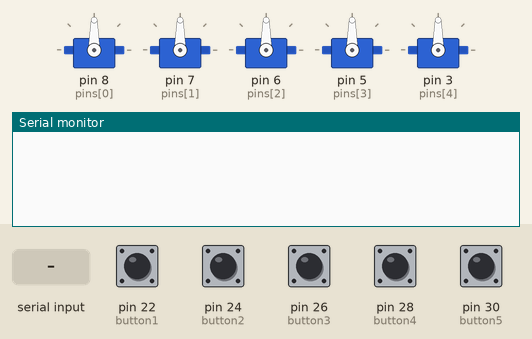
Simulated run of this sketch. Board: Arduino Mega 2560, built with avr-gcc and run on an emulated ATmega2560. Parts: 5 × servo, the last lines printed to the serial monitor. Inputs (shaded band) come from the test bench; at power-on: pin 22 (button1), pin 24 (button2), pin 26 (button3), pin 28 (button4), pin 30 (button5) HIGH.

Above: at 1.2 s.
1.3 s: "90;45\n" received over the second serial link
At 2.6 s:
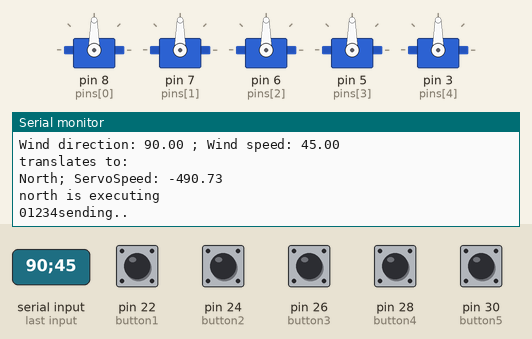
2.9 s: "1;90\n" received over the second serial link
At 3.5 s:
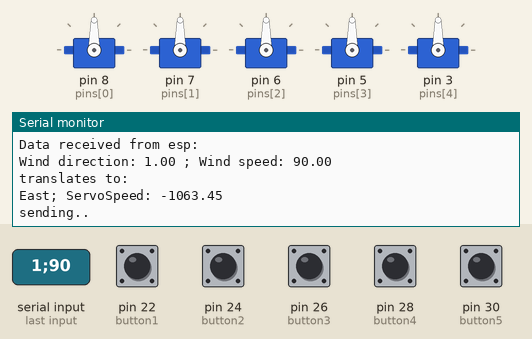
Timing chart, 0 to 5.9 s (numbered marks = the images above; inputs shaded):
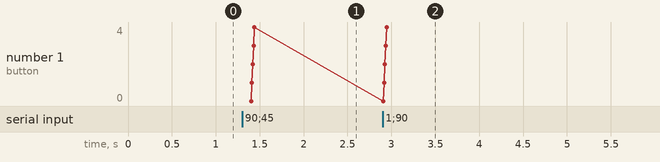

The sketch:

megatoesp_display.ino
```cpp
//final iteration
// mega receives info from esp_display which receives info from esp_sensors
// mega sends manipulated light data to esp_display
#include <SoftwareSerial.h>
#include <Servo.h>

SoftwareSerial mySerial(10, 11);  // RX, TX, on uno its 2, 3
String inString = "";             // string to hold input

float SendDirection = 0;
//buttons
#define button1 22
#define button2 24
#define button3 26
#define button4 28
#define button5 30
float buttons[5];

//servos, up to 12
Servo myservo1;  // create servo object to control a servo
Servo myservo2;
Servo myservo3;
Servo myservo4;
Servo myservo5;
Servo servos[] = { myservo1, myservo2, myservo3, myservo4, myservo5 };

void setup() {
  // put your setup code here, to run once:
  Serial.begin(19200);      // own
  mySerial.begin(9600);     // with esp
  mySerial.setTimeout(10);  // to make string reading faster
  //servos
  int pins[] = { 8, 7, 6, 5, 3 };
  for (int i = 0; i < 5; i++) {
    servos[i].attach(pins[i]);
  }
  //button initialize
  pinMode(button1, INPUT_PULLUP);
  pinMode(button2, INPUT_PULLUP);
  pinMode(button3, INPUT_PULLUP);
  pinMode(button4, INPUT_PULLUP);
  pinMode(button5, INPUT_PULLUP);
}

void loop() {
  //MESSAGES TO ESP
  //MESSAGES FROM ESP, turn into own function later
  if (mySerial.available()) {
    //sensor values from ESP
    inString = mySerial.readStringUntil('\n');

    int SeperatorIndex = inString.indexOf(';');
    String data1 = inString.substring(0, SeperatorIndex);
    String data2 = inString.substring(SeperatorIndex + 1);
    float EspDirection = data1.toFloat();
    float EspSpeed = data2.toFloat();
    //button
    float buttonModifier = readButtons();
    Serial.println("Data received from esp: ");
    Serial.println("Wind direction: " + String(EspDirection) + " ; " + "Wind speed: " + String(EspSpeed));
    //Serial.println(String(buttonModifier));

    //readIncoming();
    // direction stuff
    Serial.println("translates to: ");
    if (EspDirection < 0.33 || EspDirection >= 3.43) {
      float ServoSpeed = calculateSpeed(EspSpeed, false, buttonModifier);
      Serial.println("North; ServoSpeed: " + String(ServoSpeed));
      north(ServoSpeed);
      SendDirection = 1;
    } else if (EspDirection >= 0.33 && EspDirection < 1.36) {
      // Serial.print("Speed: " + String(EspSpeed));
      float ServoSpeed = calculateSpeed(EspSpeed, false, buttonModifier);
      Serial.println("East; ServoSpeed: " + String(ServoSpeed));
      west(ServoSpeed); // west cause home otherwise east
      SendDirection = 2;
    } else if (EspDirection >= 1.36 && EspDirection < 2.4) {
      float ServoSpeed = calculateSpeed(EspSpeed, false, buttonModifier);
      Serial.println("South; ServoSpeed: " + String(ServoSpeed));
      south(ServoSpeed);
      SendDirection = 3;
    } else if (EspDirection >= 2.4 && EspDirection < 3.43) {
      float ServoSpeed = calculateSpeed(EspSpeed, true, buttonModifier);
      Serial.println("West; ServoSpeed: " + String(ServoSpeed));
      east(ServoSpeed); // otherwise west
      SendDirection = 4;
    }
    //Serial.println("ave");
    sendData(EspSpeed, SendDirection, buttonModifier);
  }

  delay(200);  ///2000
}

float readButtons() {

  buttons[0] = digitalRead(button1);
  buttons[1] = digitalRead(button2);
  buttons[2] = digitalRead(button3);
  buttons[3] = digitalRead(button4);
  buttons[4] = digitalRead(button5);

  float buttonMod = 5;
  for (int i = 0; i < 5; i++) {
    buttonMod = buttonMod - buttons[i];
    Serial.println("button: " + String(i) + " = " + String(buttons[i]));
  }
  return (buttonMod / 5);
}

void sendData(float speed, float direction, float button) {
  mySerial.println(String(speed) + ";" + String(direction) + ";" + String(button));
  Serial.println("sending..");
}

float mapfloat(float x, float in_min, float in_max, float out_min, float out_max) {
  return (x - in_min) * (out_max - out_min) / (in_max - in_min) + out_min;
}

float calculateSpeed(float insp, bool direction_rightToleft, float buttonValue) {
  // if (insp == 0.00){ // to be able to map ramp up faster
  //   insp = 90;
  // }
  if (direction_rightToleft) {
    insp = mapfloat(insp, 0.0, 3.3, 98, 140);  // doesnt start at 0

  } else {
    insp = mapfloat(insp, 0.0, 3.3, 82, 40);
  }

  return insp;
}

void north(float speed) {
  Serial.println("north is executing ");
  for (int i = 0; i < 5; i++) {
    if (buttons[i] == 0) {
      servos[i].write(speed);
      delay(2000);
      if (i > 0) {
        servos[i - 1].write(90);
      }
    }
    Serial.print(i);
  }
  servos[4].write(90);  // Turn off the last servo
}

void east(float speed) {  // used for it3
  for (int i = 0; i < 5; i++) {

    if (buttons[i] == 0) {
      servos[i].write(speed);
    } else {
      servos[i].write(90);
    }
  }
}

void south(float speed) {
  Servo servos[] = { myservo1, myservo2, myservo3, myservo4, myservo5 };
  for (int i = 5; i >= 0; i--) {
    if (buttons[i] == 0) {
      servos[i].write(speed);
      delay(200);
      if (i < 4) {
        servos[i + 1].write(90);
      }
    }
  }
  servos[0].write(90);  // Turn off the last servo
}

void west(float speed) {
  for (int i = 0; i < 5; i++) {
    if (buttons[i] == 0) {
      servos[i].write(speed);
    } else {
      servos[i].write(90);
    }
  }
}
```

Measured:
- after the input at 1.3 s, the serial monitor: prints a new line after 0.10 s (image 1)
- after the input at 2.9 s, the serial monitor: prints a new line after 0.07 s (image 2)
